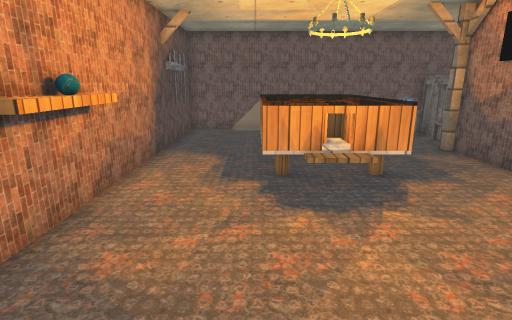
View 1 (above)

12 first-person views from a walk through a 3-D level made in the Unity game engine. The camera is 1.3 m above the floor, tilts 14° down and sees 80° across. The floor is counted in squares, 0.5 m on a side. Each view is taken from the middle of a square. On the plan, view 1 faces up. The plan holds only what a view shows up to about 20 squares ahead; the rest is blank. The player is left out. Some surface patterns are stand-ins.

View 2
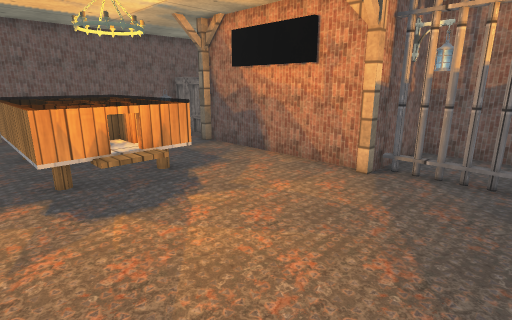

View 3
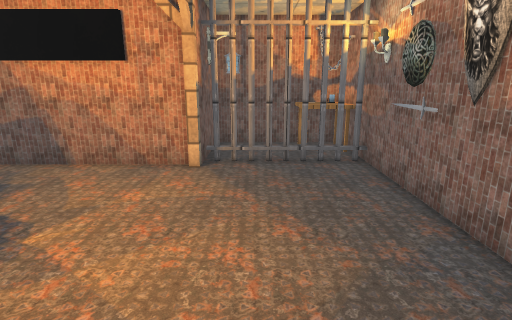

View 4
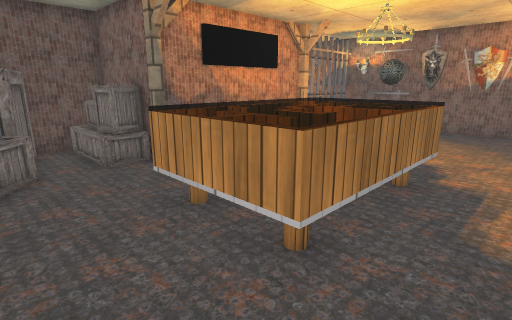

View 5
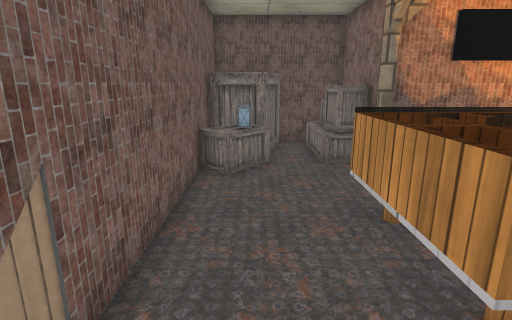

View 6
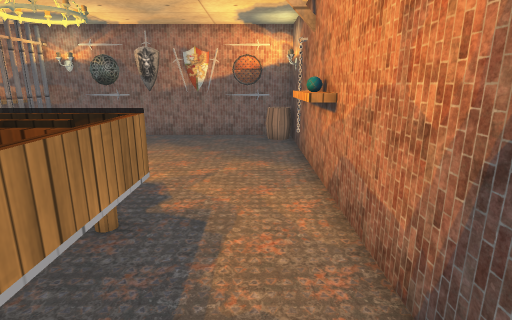

View 7
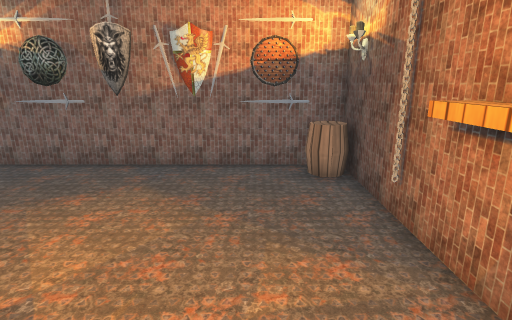

View 8
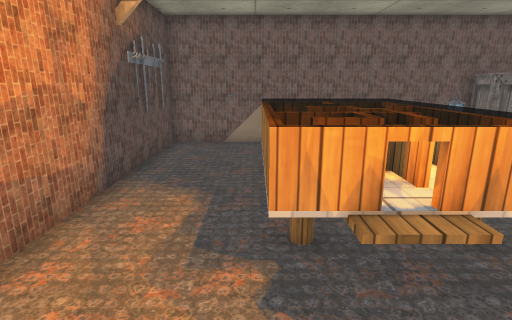

View 9
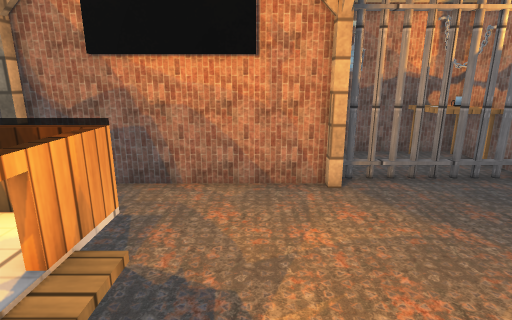

View 10
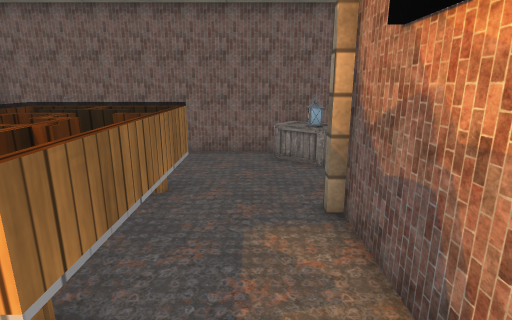

View 11
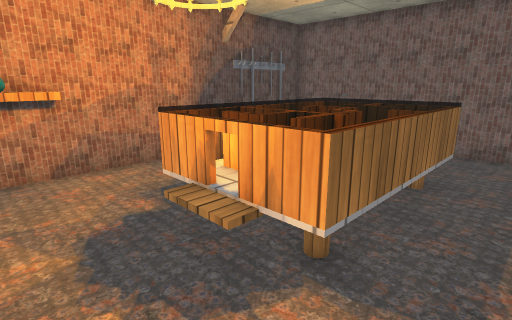

View 12
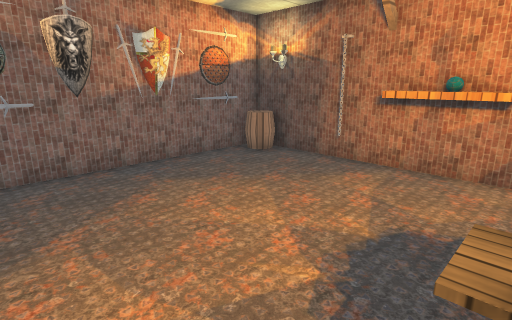

### Floor plan
Points are (right, up) in squares from view 1. A wall is a line through its corners. A room is listed if a view was taken in it or the views show most of it. See-through windows are left out.
Room 1 (views 1, 2, 3, 7, 8, 9, 10, 11, 12)
walls: (3.4, -1.8) (11.4, -1.8); (7.8, 4.4) (7.8, 9.6); (7.6, 5.9) (7.6, 10); (-3.8, 2.6) (-3.8, -1.8) (1.6, -1.8); (-3.9, 7.1) (-3.2, 7.1) (-3.2, 4); (11.5, 3.8) (8.4, 3.8); (-3.8, 9.6) (-3.8, 4.4)
ways out: opening at (1.2, 9.1) to room 2
objects: other object (-4, 3); other object (-4, 4); other object (-4, 6); other object (-3, -1) to (-3, 0); other object (2, -2); other object (3, -2); other object (8, -1) to (8, 3); other object (8, 4); other object (10, -1) to (11, 0)
Room 2 (views 4, 5, 6)
walls: (8.4, 12.2) (10.5, 12.2); (7.8, 9.6) (7.8, 11.6); (11.5, 17.8) (-3.8, 17.8) (-3.8, 9.6)
ways out: opening at (1.2, 9.1) to room 1
objects: other object (-4, 13); other object (0, 8) to (4, 14); other object (7, 16) to (7, 17); other object (8, 12); other object (8, 13) to (9, 13); other object (8, 16) to (8, 17); other object (9, 15) to (11, 17)

Where each view was taken, in squares from view 1:
view 1: 0 up, 0 right, facing up
view 2: 0 up, 1 left, facing up-right
view 3: 2 up, 2 left, facing right
view 4: 17 up, 2 left, facing down-right
view 5: 16 up, 2 left, facing right
view 6: 14 up, 2 left, facing down
view 7: 8 up, 1 left, facing down
view 8: 4 up, 0 right, facing up
view 9: 6 up, 0 right, facing right
view 10: 6 up, 6 right, facing up
view 11: 5 up, 6 right, facing up-left
view 12: 8 up, 6 right, facing down-left
